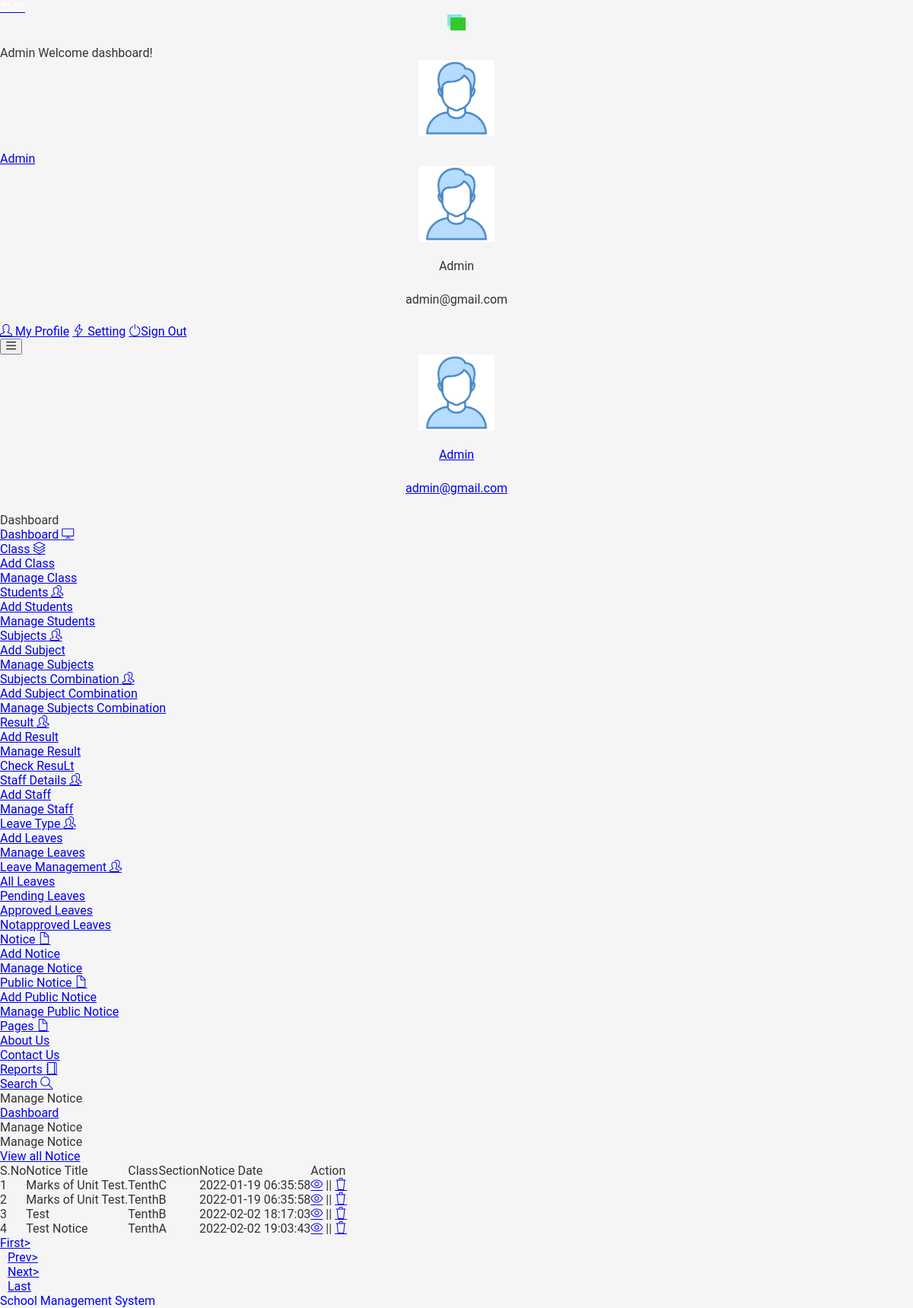
The app's page /studentms/admin/manage-notice.php (signed in) with its own data.
### tables this page shows
CREATE TABLE IF NOT EXISTS `tblnotice` (
  `id` int NOT NULL AUTO_INCREMENT,
  `NoticeTitle` mediumtext,
  `ClassId` int DEFAULT NULL,
  `NoticeMsg` mediumtext,
  `CreationDate` timestamp NULL DEFAULT CURRENT_TIMESTAMP,
  PRIMARY KEY (`id`)
);

CREATE TABLE IF NOT EXISTS `tblclass` (
  `id` int NOT NULL AUTO_INCREMENT,
  `ClassName` varchar(50) DEFAULT NULL,
  `ClassNameNumeric` int DEFAULT NULL,
  `Section` varchar(20) DEFAULT NULL,
  `CreationDate` timestamp NULL DEFAULT CURRENT_TIMESTAMP,
  PRIMARY KEY (`id`)
);

### studentms/admin/manage-notice.php (the view, shortened to what the rows shown need)
<?php
include('includes/dbconnection.php');
if (strlen($_SESSION['sturecmsaid']==0)) {
  header('location:logout.php');
  } else{
?>
<!DOCTYPE html>
<html lang="en">
  <head>
    <link rel="stylesheet" href="vendors/simple-line-icons/css/simple-line-icons.css">
    <link rel="stylesheet" href="vendors/flag-icon-css/css/flag-icon.min.css">
    <link rel="stylesheet" href="vendors/css/vendor.bundle.base.css">
    <link rel="stylesheet" href="./vendors/daterangepicker/daterangepicker.css">
    <link rel="stylesheet" href="./vendors/chartist/chartist.min.css">
    <link rel="stylesheet" href="./css/style.css">
  </head>
  <body>
    <div class="container-scroller">
     <?php include_once('includes/header.php');?>
      <div class="container-fluid page-body-wrapper">
        <?php include_once('includes/sidebar.php');?>
        <div class="main-panel">
          <div class="content-wrapper">
            <div class="row">
              <div class="col-md-12 grid-margin stretch-card">
                <div class="card">
                  <div class="card-body">
                    <div class="table-responsive border rounded p-1">
                      <table class="table">
                        <thead>
                          <tr>
                            <th class="font-weight-bold">S.No</th>
                            <th class="font-weight-bold">Notice Title</th>
                            <th class="font-weight-bold">Class</th>
                            <th class="font-weight-bold">Section</th>
                            <th class="font-weight-bold">Notice Date</th>
                            <th class="font-weight-bold">Action</th>
                          </tr>
                        </thead>
                        <tbody>
                           <?php
                           if (isset($_GET['pageno'])) {
            $pageno = $_GET['pageno'];
        } else {
            $pageno = 1;
        }
        $no_of_records_per_page =15;
        $offset = ($pageno-1) * $no_of_records_per_page;
$sql="SELECT tblclass.id,tblclass.ClassName,tblclass.Section,tblnotice.NoticeTitle,tblnotice.CreationDate,tblnotice.ClassId,tblnotice.id as nid from tblnotice join tblclass on tblclass.id=tblnotice.ClassId LIMIT $offset, $no_of_records_per_page";
$query = $dbh -> prepare($sql);
$query->execute();
$results=$query->fetchAll(PDO::FETCH_OBJ);
$cnt=1;
if($query->rowCount() > 0)
{
foreach($results as $row)
{               ?>
                          <tr>
                            <td><?php echo htmlentities($cnt);?></td>
                            <td><?php  echo htmlentities($row->NoticeTitle);?></td>
                            <td><?php  echo htmlentities($row->ClassName);?></td>
                            <td><?php  echo htmlentities($row->Section);?></td>
                            <td><?php  echo htmlentities($row->CreationDate);?></td>
                            <td>
                              <div><a href="edit-notice-detail.php?editid=<?php echo htmlentities ($row->id);?>"><i class="icon-eye"></i></a>
                                                || <a href="manage-notice.php?delid=<?php echo ($row->id);?>" onclick="return confirm('Do you really want to Delete ?');"> <i class="icon-trash"></i></a></div>
                            </td>
                          </tr><?php $cnt=$cnt+1;}} ?>
                        </tbody>
                      </table>
                    </div>
                  </div>
                </div>
              </div>
            </div>
          </div>
        </div>
      </div>
    </div>
  </body>
</html><?php }  ?>

### studentms/admin/includes/header.php (shortened to what the rows shown need)
 <nav class="navbar default-layout-navbar col-lg-12 col-12 p-0 fixed-top d-flex flex-row">
        </div><?php
         $aid= $_SESSION['sturecmsaid'];
$sql="SELECT * from tbladmin where id=:aid";
$query = $dbh -> prepare($sql);
$query->bindParam(':aid',$aid,PDO::PARAM_STR);
$query->execute();
$results=$query->fetchAll(PDO::FETCH_OBJ);
$cnt=1;
if($query->rowCount() > 0)
{
foreach($results as $row)
{               ?>
        <div class="navbar-menu-wrapper d-flex align-items-center flex-grow-1">
          <h5 class="mb-0 font-weight-medium d-none d-lg-flex"><?php  echo htmlentities($row->AdminName);?> Welcome dashboard!</h5>
          <ul class="navbar-nav navbar-nav-right ml-auto">
            <li class="nav-item dropdown d-none d-xl-inline-flex user-dropdown">
              <a class="nav-link dropdown-toggle" id="UserDropdown" href="#" data-toggle="dropdown" aria-expanded="false">
                <img class="img-xs rounded-circle ml-2" src="images/faces/face8.jpg" alt="Profile image"> <span class="font-weight-normal"> <?php  echo htmlentities($row->AdminName);?> </span></a>
              <div class="dropdown-menu dropdown-menu-right navbar-dropdown" aria-labelledby="UserDropdown">
                <div class="dropdown-header text-center">
                  <img class="img-md rounded-circle" src="images/faces/face8.jpg" alt="Profile image">
                  <p class="mb-1 mt-3"><?php  echo htmlentities($row->AdminName);?></p>
                  <p class="font-weight-light text-muted mb-0"><?php  echo htmlentities($row->Email);?></p>
                </div><?php $cnt=$cnt+1;}} ?>
              </div>
            </li>
          </ul>
          <button class="navbar-toggler navbar-toggler-right d-lg-none align-self-center" type="button" data-toggle="offcanvas">
            <span class="icon-menu"></span>
          </button>
        </div>
      </nav>

### studentms/admin/includes/sidebar.php (shortened to what the rows shown need)
<nav class="sidebar sidebar-offcanvas" id="sidebar">
          <ul class="nav">
            <li class="nav-item nav-profile">
              <a href="#" class="nav-link">
                <div class="text-wrapper">
                  <?php
         $aid= $_SESSION['sturecmsaid'];
$sql="SELECT * from tbladmin where id=:aid";
$query = $dbh -> prepare($sql);
$query->bindParam(':aid',$aid,PDO::PARAM_STR);
$query->execute();
$results=$query->fetchAll(PDO::FETCH_OBJ);
$cnt=1;
if($query->rowCount() > 0)
{
foreach($results as $row)
{               ?>
                  <p class="profile-name"><?php  echo htmlentities($row->AdminName);?></p>
                  <p class="designation"><?php  echo htmlentities($row->Email);?></p><?php $cnt=$cnt+1;}} ?>
                </div>
              </a>
            </li>
          </ul>
        </nav>

### records on screen
tblnotice: NoticeTitle "Marks of Unit Test.", ClassId.ClassName "Tenth", ClassId.Section "C", CreationDate "2022-01-19 06:35:58"
tblnotice: NoticeTitle "Marks of Unit Test.", ClassId.ClassName "Tenth", ClassId.Section "B", CreationDate "2022-01-19 06:35:58"
tblnotice: NoticeTitle "Test", ClassId.ClassName "Tenth", ClassId.Section "B", CreationDate "2022-02-02 18:17:03"
tblnotice: NoticeTitle "Test Notice", ClassId.ClassName "Tenth", ClassId.Section "A", CreationDate "2022-02-02 19:03:43"

### other values on screen
$row->AdminName "Admin"
$row->Email "admin@gmail.com"
